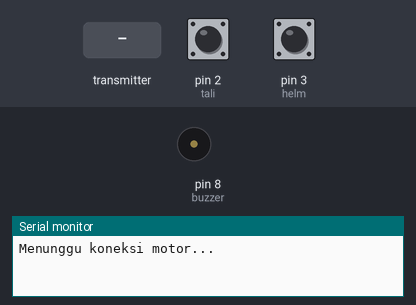
A sketch run on a simulated Arduino Uno, built with avr-gcc and run on an emulated ATmega328P. On the bench: buzzer (waves = sounding), the last lines printed to the serial monitor. The test bench sets the inputs (shaded band); at power-on: pin 2 (tali) HIGH, pin 3 (helm) HIGH. No radio packets arrive unless stated.

Above: at 2.8 s.
2.9 s: the transmitter starts sending buff = 0
At 3.01 s:
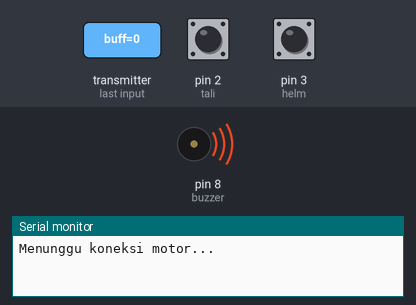
4.9 s: the transmitter starts sending buff = 1
At 5.3 s:
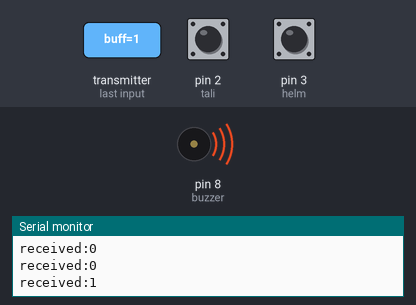
Timing chart, 0 to 13.9 s (numbered marks = the images above; inputs shaded):
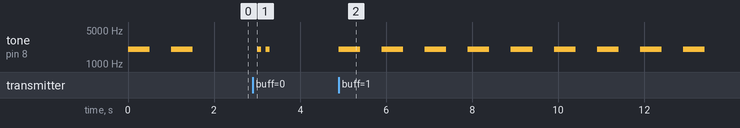

Measured:
- after the input at 2.9 s, tone on pin 8 (buzzer): alternates 2000 Hz for 0.10 s and silent for 0.10 s, 4 changes in all, then stays silent, starting after 0.10 s
- after the input at 4.9 s, tone on pin 8 (buzzer): alternates 2000 Hz for 0.50 s and silent for 0.50 s, starting at once

The sketch:

modulHelm.ino
```cpp
#include <SPI.h>
#include <nRF24L01.h>
#include <RF24.h>

#define buzzer 8
#define tali 2
#define helm 3

#define pings '0'
#define speeds '1'
#define helmsOK '2'
#define helmsNO '3'
#define ping1st '4'

boolean prevHelmState, prevTaliState, currentHelmState, currentTaliState;
char buff;

RF24 radio(10, 9);
const byte address[][6] = {"Helm", "Motor"};

void setup() {
  Serial.begin(9600);
  pinMode(buzzer, OUTPUT);
  pinMode(tali, INPUT_PULLUP);
  pinMode(helm, INPUT_PULLUP);

  radio.begin();
  radio.setPALevel(RF24_PA_MIN);
  radio.setDataRate(RF24_250KBPS);
  radio.setPayloadSize(1);
  radio.openWritingPipe(address[0]);
  radio.openReadingPipe(1, address[1]);
  radio.startListening();

  bipbip(2,500);Serial.println("Menunggu koneksi motor...");
  while(!radio.available()); //tunggu ping1st dari motor
  delay(100);
  bipbip(2,100);Serial.println("Koneksi berhasil!");
}

void loop() {
  if(radio.available()) {
    radio.read(&buff, sizeof(buff));
    Serial.println("received:"+String(buff));
    if(buff == speeds){
      bipbip(1,500);
    }
    else if(buff == ping1st) {
      prevHelmState = !prevHelmState;
      prevTaliState = !prevTaliState;
    }
  }
  taliHelmCheck();
}

void taliHelmCheck() {
  currentHelmState = digitalRead(helm);
  currentTaliState = digitalRead(tali);
  if((prevHelmState != currentHelmState) || (prevTaliState != currentTaliState)) {
    if((currentHelmState == 0) && (currentTaliState == 0)) {
      sendToMotor(500,helmsOK);
    }
    else {
      sendToMotor(500,helmsNO);
    }
    prevHelmState = currentHelmState;
    prevTaliState = currentTaliState;
    delay(500);
  }
}

void sendToMotor(int timeout, char buff) {
  radio.stopListening();
  radio.writeFast(&buff, sizeof(buff));
  boolean ok = radio.txStandBy(timeout);
  if(!ok) {
     bipbip(2,500);
  }
  else {
    Serial.println("sent:"+String(buff));
  }
  radio.startListening();
}

void bipbip(byte jumlah, int durasi) {
  for (byte i=0; i < jumlah; i++) {
    tone(buzzer, 2000);
    delay(durasi);
    noTone(buzzer);
    delay(durasi);
  }
}
```
